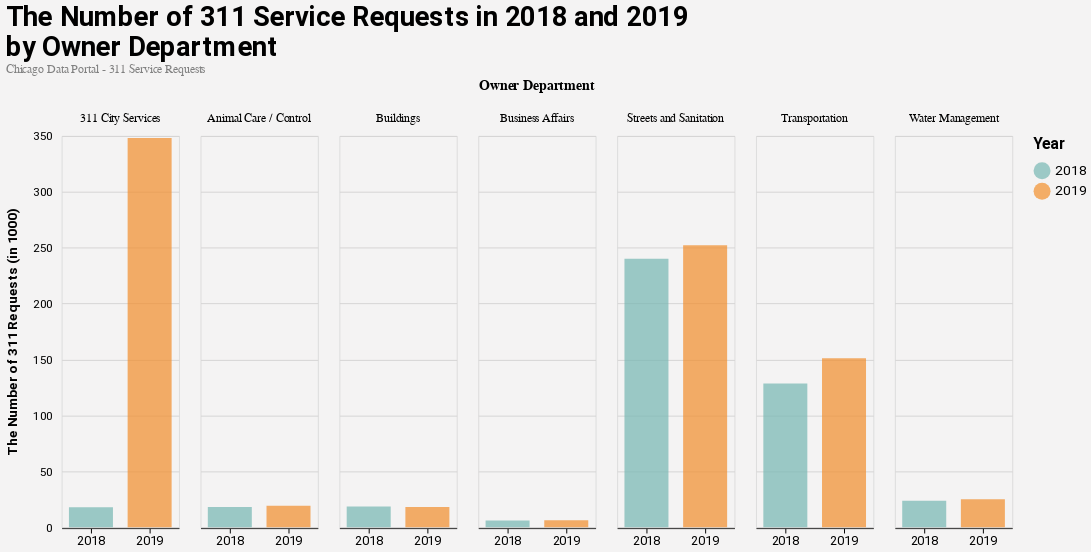

The cell this chart's notebook holds for it:
### Markdown cell above
#### *Chart #2*

### Code cell
dept_count_chart

### Figure 1 — Vega-Lite specification as saved in the notebook (floating-point values rounded to 4 significant figures)
{"config": {"title": {"anchor": "start", "fontSize": 28, "font": "Roboto", "fontColor": "#000000"}, "subtitle": {"font": "Roboto", "fontSize": 24, "fontColor": "#838383", "subtitlePadding": 10}, "caption": {"font": "Roboto", "fontSize": 26, "fontColor": "#000000"}, "axisX": {"domain": true, "domainColor": "#000000", "domainWidth": 1, "grid": false, "labelFontSize": 13, "labelFont": "Roboto", "labelAngle": 0, "tickColor": "#000000", "tickSize": 5, "titleFontSize": 14, "titlePadding": 13, "titleFont": "Roboto", "title": ""}, "axisY": {"domain": false, "grid": true, "gridColor": "#d6d4d4", "gridWidth": 1, "labelFontSize": 12, "labelFont": "Roboto", "labelPadding": 8, "ticks": false, "titleFontSize": 14, "titlePadding": 13, "titleFont": "Roboto", "titleAngle": 270}, "background": "#f4f3f3", "legend": {"labelFontSize": 14, "labelFont": "Roboto", "symbolSize": 300, "symbolType": "circle", "titleFontSize": 16, "titlePadding": 10, "titleFont": "Roboto", "orient": "right", "offset": 20}, "range": {"category": ["#76b7b2", "#f28e2b", "#e15759", "#4e79a7", "#59a14f", "#edc948", "#b07aa1", "#ff9da7", "#9c755f", "#bab0ac"], "diverging": ["#e1f5fe", "#b3e5fc", "#81d4fa", "#4fc3f7", "#29b6f6", "#03a9f4", "#039be5", "#0288d1", "#0277bd", "#01579b"]}, "geoshape": {"category": ["#76b7b2", "#f28e2b", "#e15759", "#4e79a7", "#59a14f", "#edc948", "#b07aa1", "#ff9da7", "#9c755f", "#bab0ac"], "diverging": ["#e1f5fe", "#b3e5fc", "#81d4fa", "#4fc3f7", "#29b6f6", "#03a9f4", "#039be5", "#0288d1", "#0277bd", "#01579b"]}, "area": {"category": ["#76b7b2", "#f28e2b", "#e15759", "#4e79a7", "#59a14f", "#edc948", "#b07aa1", "#ff9da7", "#9c755f", "#bab0ac"], "fill": "#1696d2", "opacity": 0.7}, "line": {"color": "#1696d2", "stroke": "#1696d2", "strokewidth": 5}, "point": {"filled": true}, "circle": {"color": "#4e79a7", "size": 13}, "text": {"font": "Roboto", "color": "#1696d2", "fontSize": 11, "align": "right", "fontWeight": 400, "size": 11}, "bar": {"size": 40, "binSpacing": 1, "continuousBandSize": 30, "discreteBandSize": 30, "fill": "#1696d2", "stroke": false, "opacity": 0.7}}, "data": {"name": "data-03c80f8623d96359f2b24798d4c94d6d"}, "mark": {"type": "bar", "opacity": 0.7, "size": 45}, "encoding": {"color": {"type": "nominal", "field": "CREATED_YEAR", "legend": {"title": "Year"}}, "column": {"type": "nominal", "field": "OWNER_DEPARTMENT", "header": {"labelFontSize": 12, "title": "Owner Department", "titleFontSize": 14}}, "x": {"type": "nominal", "axis": {"labelAngle": 0}, "field": "CREATED_YEAR", "title": ""}, "y": {"type": "quantitative", "field": "COUNT", "title": "The Number of 311 Requests (in 1000)"}}, "height": 400, "title": {"text": ["The Number of 311 Service Requests in 2018 and 2019", "by Owner Department"], "subtitle": ["Chicago Data Portal - 311 Service Requests"], "subtitleColor": "grey"}, "width": 120, "$schema": "https://vega.github.io/schema/vega-lite/v4.0.2.json", "datasets": {"data-03c80f8623d96359f2b24798d4c94d6d": [{"OWNER_DEPARTMENT": "Streets and Sanitation", "CREATED_YEAR": 2018, "COUNT": 240.0}, {"OWNER_DEPARTMENT": "Transportation", "CREATED_YEAR": 2018, "COUNT": 128.4}, {"OWNER_DEPARTMENT": "Water Management", "CREATED_YEAR": 2018, "COUNT": 23.56}, {"OWNER_DEPARTMENT": "Buildings", "CREATED_YEAR": 2018, "COUNT": 18.5}, {"OWNER_DEPARTMENT": "Animal Care / Control", "CREATED_YEAR": 2018, "COUNT": 17.96}, {"OWNER_DEPARTMENT": "311 City Services", "CREATED_YEAR": 2018, "COUNT": 17.81}, {"OWNER_DEPARTMENT": "Business Affairs", "CREATED_YEAR": 2018, "COUNT": 6.026}, {"OWNER_DEPARTMENT": "311 City Services", "CREATED_YEAR": 2019, "COUNT": 348.2}, {"OWNER_DEPARTMENT": "Streets and Sanitation", "CREATED_YEAR": 2019, "COUNT": 252.3}, {"OWNER_DEPARTMENT": "Transportation", "CREATED_YEAR": 2019, "COUNT": 151.1}, {"OWNER_DEPARTMENT": "Water Management", "CREATED_YEAR": 2019, "COUNT": 24.98}, {"OWNER_DEPARTMENT": "Animal Care / Control", "CREATED_YEAR": 2019, "COUNT": 19.24}, {"OWNER_DEPARTMENT": "Buildings", "CREATED_YEAR": 2019, "COUNT": 18.04}, {"OWNER_DEPARTMENT": "Business Affairs", "CREATED_YEAR": 2019, "COUNT": 6.263}]}}
